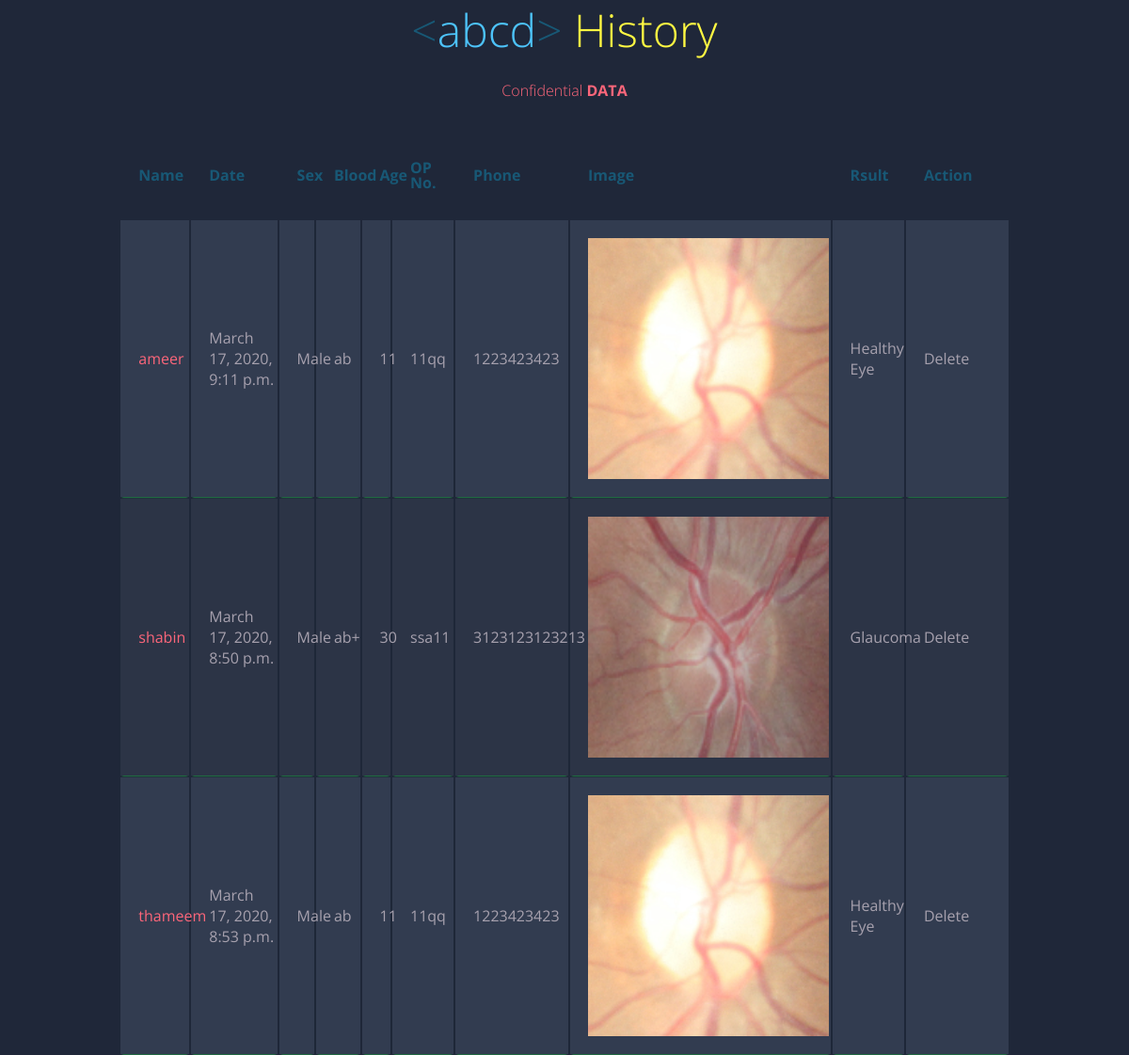
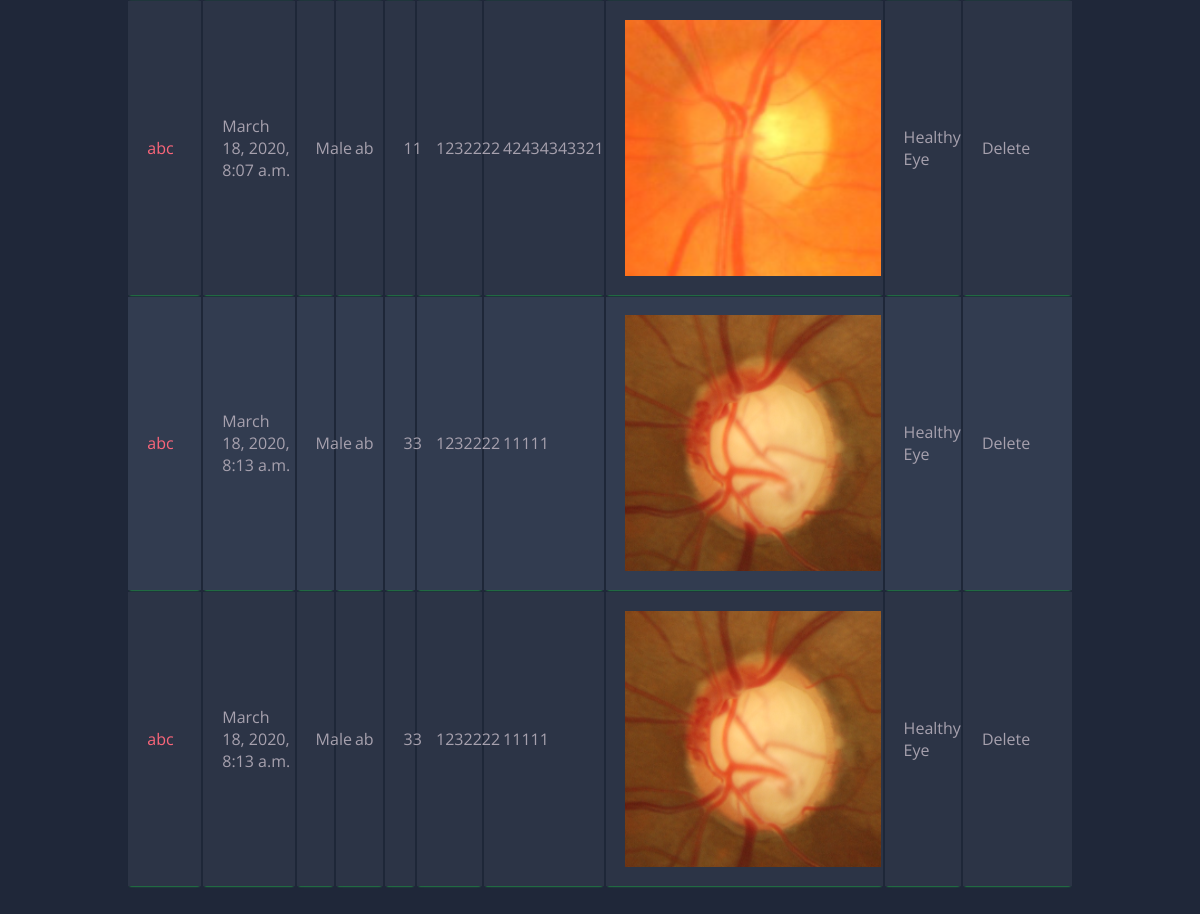
/details/ (signed in), run on the app's committed database (2 pictures, top to bottom).
### app1/models.py (models this page shows)
class DoctorDetails(models.Model):
    img = models.ImageField(upload_to='doctor_pics')
    name = models.CharField(max_length=100)
    sex = models.CharField(max_length=10)
    age = models.IntegerField()
    op = models.CharField(max_length=20)
    blood = models.CharField(max_length=10)
    mob = models.IntegerField()
    description = models.CharField(max_length=1000)
    result=models.CharField(max_length=20)
    doctorname=models.ForeignKey(User,on_delete=models.CASCADE)
    date=models.DateTimeField(blank=True,null=True,)

### app1/views.py (the view)
# urls.py: path('details/', views.detail, name='detail'),
def detail(request):
    obj = DoctorDetails.objects.filter(doctorname_id=request.user.id)
    print(obj)
    return render(request, 'detail.html', {'obj': obj})

### templates/detail.html (shortened to what this page needs)
{% load static %}
<html lang="en">
<head>
    <link rel="stylesheet" href="{% static 'css/detail.css' %}">
</head>
<body>
<h1><span class="blue">&lt;</span>{{user.username}}<span class="blue">&gt;</span> <span class="yellow" >History</pan></h1>
<h2>Confidential <a href=".">Data</a></h2>
<table class="container">
	<thead>
		<tr>
			<th><h1>Name</h1></th>
			<th><h1>Date</h1></th>
			<th><h1>Sex</h1></th>
			<th><h1>Blood</h1></th>
			<th><h1>Age</h1></th>
			<th><h1>OP No.</h1></th>
			<th><h1>Phone</h1></th>
			<th><h1>Image</h1></th>
			<th><h1>Rsult</h1></th>
			<th><h1>Action</h1></th>
		</tr>
	</thead>
	<tbody>
	{% for data in obj %}
		<tr>
			<td>{{data.name}}</td>
			<td width="100" height="280">{{ data.date }}</td>
			<td>{{data.sex}}</td>
			<td>{{data.blood}}</td>
			<td>{{data.age}}</td>
			<td>{{data.op}}</td>
			<td>{{data.mob}}</td>
			<td width="280" height="280"><img style="height: 256;width: 256;" src="{{ data.img.url }}" alt="" /></td>
			<td>{{ data.result }}</td>
			<td width="120" onclick="location.href='{% url 'app1:delete' data.id %}'">  Delete</td>
		</tr>
	{% endfor %}
	</tbody>
</table>
</body>
</html>

### static/css/detail.css (style rules this page uses)
body { font-family: 'Open Sans', sans-serif; font-weight: 300; line-height: 1.42em; color:#A7A1AE; background-color:#1F2739; }
h1 { font-size:3em; font-weight: 300; line-height:1em; text-align: center; color: #4DC3FA; }
h2 { font-size:1em; font-weight: 300; text-align: center; display: block; line-height:1em; padding-bottom: 2em; color: #FB667A; }
h2 a { font-weight: 700; text-transform: uppercase; color: #FB667A; text-decoration: none; }
.blue { color: #185875; }
.yellow { color: #FFF842; }
.container th h1 { font-weight: bold; font-size: 1em; text-align: left; color: #185875; }
.container td { font-weight: normal; font-size: 1em; -webkit-box-shadow: 0 2px 2px -2px #0E1119; -moz-box-shadow: 0 2px 2px -2px #0E1119; box-shadow: 0 2px 2px -2px #28f454; }
.container { text-align: left; overflow: hidden; width: 80%; margin: 0 auto; display: table; padding: 0 0 8em 0; }
.container td, .container th { padding-bottom: 2%; padding-top: 2%; padding-left:2%; }
.container tr:nth-child(odd) { background-color: #323C50; }
.container tr:nth-child(even) { background-color: #2C3446; }
.container th { background-color: #1F2739; }
.container td:first-child { color: #FB667A; }

### data on the page
DoctorDetails: name "ameer", date "March 17, 2020, 9:11 p.m.", sex "Male", blood "ab", age "11", op "11qq", mob "1223423423", img (picture), result "Healthy Eye"
DoctorDetails: name "shabin", date "March 17, 2020, 8:50 p.m.", sex "Male", blood "ab+", age "30", op "ssa11", mob "3123123123213", img (picture), result "Glaucoma"
DoctorDetails: name "thameem", date "March 17, 2020, 8:53 p.m.", sex "Male", blood "ab", age "11", op "11qq", mob "1223423423", img (picture), result "Healthy Eye"
DoctorDetails: name "abc", date "March 18, 2020, 8:07 a.m.", sex "Male", blood "ab", age "11", op "1232222", mob "42434343321", img (picture), result "Healthy Eye"
DoctorDetails: name "abc", date "March 18, 2020, 8:13 a.m.", sex "Male", blood "ab", age "33", op "1232222", mob "11111", img (picture), result "Healthy Eye"
DoctorDetails: name "abc", date "March 18, 2020, 8:13 a.m.", sex "Male", blood "ab", age "33", op "1232222", mob "11111", img (picture), result "Healthy Eye"

### other printed values
{{ user.username }} "abcd"
